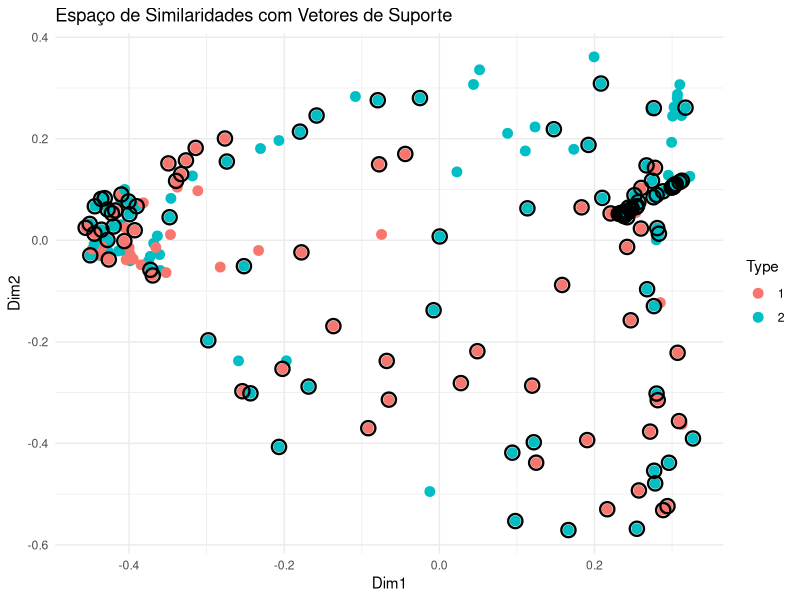

Write R code to recreate this figure.
rm(list = ls())
library(mlbench)
library(caret)
library(e1071)
library(ggplot2)
library(kernlab)
library(stats)
library(dplyr)

# 1. Carregar dados
data(Glass)
dados <- Glass

# 2. Classe majoritária
classe_majoritaria <- as.numeric(names(which.max(table(dados$Type))))

# 3. Resposta binária
y_bin <- ifelse(dados$Type == classe_majoritaria, 1, 2)

# 4. Normalizar preditores
x <- scale(dados[, -10])
dados_bin <- data.frame(x, Type = as.factor(y_bin))

# 5. Grid de parâmetros
tune_grid <- expand.grid(
  C = 2^(-2:5),
  sigma = 2^(-5:1)
)

# 6. Treinamento com controle modificado para salvar predições
ctrl <- trainControl(
  method = "cv",
  number = 5,
  savePredictions = "final"
)

set.seed(123)
modelo <- train(
  Type ~ .,
  data = dados_bin,
  method = "svmRadial",
  tuneGrid = tune_grid,
  trControl = ctrl
)

# 6b. Exibir melhores parâmetros, acurácia e desvio padrão
melhores_parametros <- modelo$bestTune
melhor_linha <- modelo$results[
  modelo$results$C == melhores_parametros$C &
    modelo$results$sigma == melhores_parametros$sigma, ]

cat("Melhores parâmetros encontrados:\n")
print(melhores_parametros)

cat(sprintf("\nAcurácia média: %.4f\n", melhor_linha$Accuracy))
cat(sprintf("Desvio padrão da acurácia: %.4f\n", melhor_linha$AccuracySD))

# 6c. Acurácia por fold
predicoes <- modelo$pred
predicoes <- predicoes[
  predicoes$C == melhores_parametros$C &
    predicoes$sigma == melhores_parametros$sigma, ]  # apenas predições do melhor modelo

predicoes$Resample <- gsub("Fold", "", predicoes$Resample)

acuracia_por_fold <- predicoes %>%
  group_by(Resample) %>%
  summarise(acuracia = mean(pred == obs))

cat("\nAcurácia por fold:\n")
print(acuracia_por_fold)

# 7. Modelo final e vetores de suporte
melhor_modelo <- modelo$finalModel
melhor_sigma <- modelo$bestTune$sigma
indices_vs <- alphaindex(melhor_modelo)[[1]]  # <- PEGA VETORES DE SUPORTE

# 8. Kernel com sigma ótimo
K <- as.matrix(kernelMatrix(rbfdot(sigma = melhor_sigma), x))

# 9. MDS
mds_result <- cmdscale(as.dist(1 - K), k = 2)

# 10. DataFrame de plotagem
plotdata <- data.frame(
  Dim1 = mds_result[,1],
  Dim2 = mds_result[,2],
  Type = as.factor(y_bin),
  is_vs = FALSE
)
plotdata$is_vs[indices_vs] <- TRUE  # marcar vetores de suporte

# 11. Plot
ggplot(plotdata, aes(x = Dim1, y = Dim2)) +
  geom_point(aes(color = Type), size = 3) +  # pontos normais
  geom_point(data = subset(plotdata, is_vs), color = "black", shape = 1, size = 4, stroke = 1.2) +  # contorno preto nos vetores de suporte
  labs(title = "Espaço de Similaridades com Vetores de Suporte") +
  theme_minimal()
